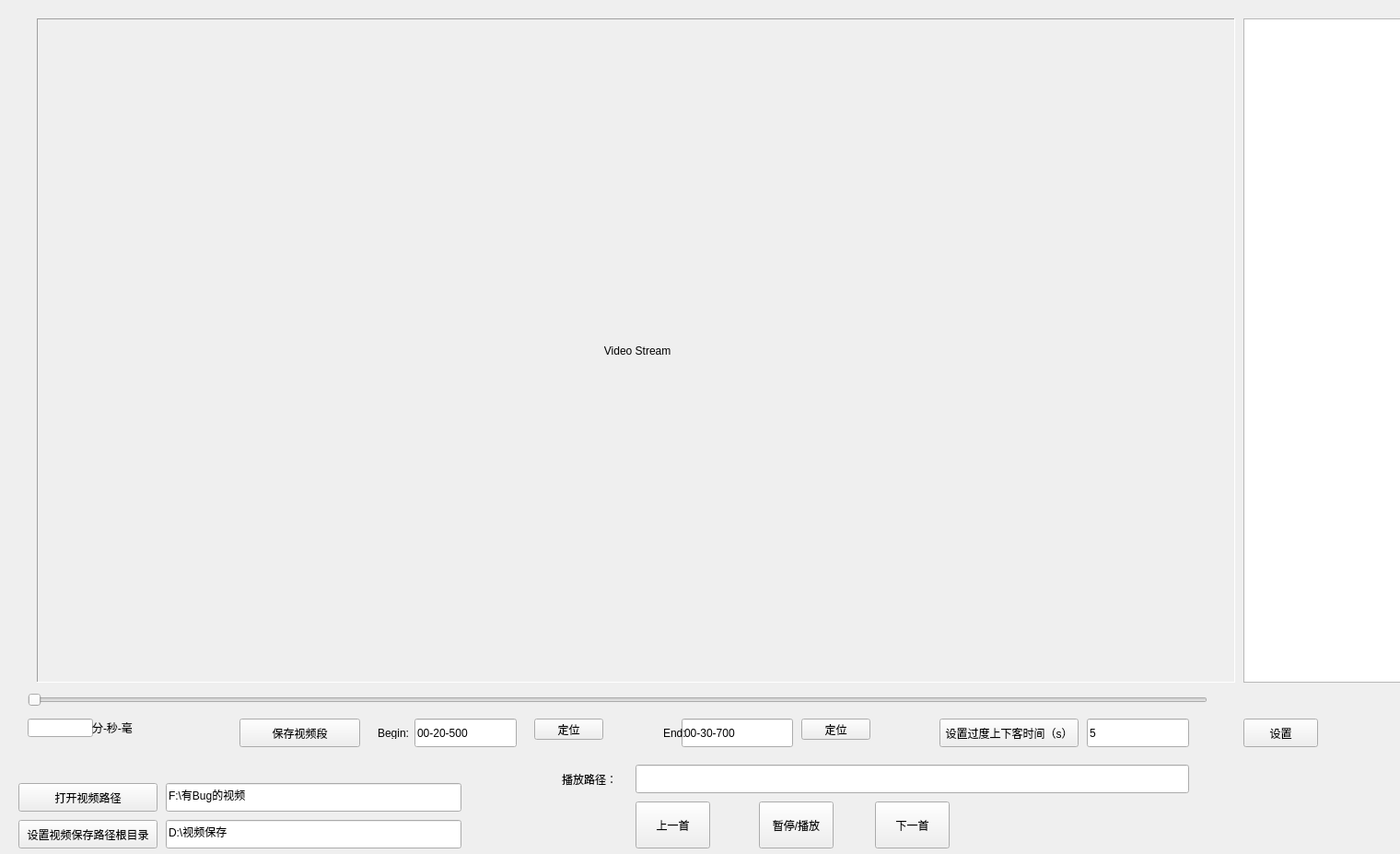
<?xml version="1.0" encoding="UTF-8"?>
<ui version="4.0">
 <class>Widget</class>
 <widget class="QWidget" name="Widget">
  <property name="geometry">
   <rect>
    <x>0</x>
    <y>0</y>
    <width>1520</width>
    <height>927</height>
   </rect>
  </property>
  <property name="windowTitle">
   <string>Widget</string>
  </property>
  <widget class="QLabel" name="labelVideo">
   <property name="geometry">
    <rect>
     <x>40</x>
     <y>20</y>
     <width>1301</width>
     <height>721</height>
    </rect>
   </property>
   <property name="minimumSize">
    <size>
     <width>300</width>
     <height>310</height>
    </size>
   </property>
   <property name="frameShape">
    <enum>QFrame::Panel</enum>
   </property>
   <property name="frameShadow">
    <enum>QFrame::Sunken</enum>
   </property>
   <property name="text">
    <string> Video Stream</string>
   </property>
   <property name="alignment">
    <set>Qt::AlignCenter</set>
   </property>
  </widget>
  <widget class="QPushButton" name="pushButtonOpen">
   <property name="geometry">
    <rect>
     <x>20</x>
     <y>850</y>
     <width>151</width>
     <height>31</height>
    </rect>
   </property>
   <property name="text">
    <string>打开视频路径</string>
   </property>
  </widget>
  <widget class="QPushButton" name="pushButtonSavePath">
   <property name="geometry">
    <rect>
     <x>20</x>
     <y>890</y>
     <width>151</width>
     <height>31</height>
    </rect>
   </property>
   <property name="text">
    <string>设置视频保存路径根目录</string>
   </property>
  </widget>
  <widget class="QListWidget" name="listWidget">
   <property name="geometry">
    <rect>
     <x>1350</x>
     <y>20</y>
     <width>341</width>
     <height>721</height>
    </rect>
   </property>
  </widget>
  <widget class="QLineEdit" name="lineEditOpen">
   <property name="geometry">
    <rect>
     <x>180</x>
     <y>850</y>
     <width>321</width>
     <height>31</height>
    </rect>
   </property>
   <property name="text">
    <string>F:\有Bug的视频</string>
   </property>
  </widget>
  <widget class="QLineEdit" name="lineEditSave">
   <property name="geometry">
    <rect>
     <x>180</x>
     <y>890</y>
     <width>321</width>
     <height>31</height>
    </rect>
   </property>
   <property name="text">
    <string>D:\视频保存</string>
   </property>
  </widget>
  <widget class="QSlider" name="horizontalSlider">
   <property name="geometry">
    <rect>
     <x>30</x>
     <y>750</y>
     <width>1281</width>
     <height>20</height>
    </rect>
   </property>
   <property name="orientation">
    <enum>Qt::Horizontal</enum>
   </property>
  </widget>
  <widget class="QPushButton" name="pushButtonSavePicture">
   <property name="geometry">
    <rect>
     <x>260</x>
     <y>780</y>
     <width>131</width>
     <height>31</height>
    </rect>
   </property>
   <property name="text">
    <string>保存视频段</string>
   </property>
  </widget>
  <widget class="QLineEdit" name="lineEditProcess">
   <property name="geometry">
    <rect>
     <x>30</x>
     <y>780</y>
     <width>71</width>
     <height>20</height>
    </rect>
   </property>
  </widget>
  <widget class="QLineEdit" name="lineEditBegin">
   <property name="geometry">
    <rect>
     <x>450</x>
     <y>780</y>
     <width>111</width>
     <height>31</height>
    </rect>
   </property>
   <property name="text">
    <string>00-20-500</string>
   </property>
  </widget>
  <widget class="QLineEdit" name="lineEditEnd">
   <property name="geometry">
    <rect>
     <x>740</x>
     <y>780</y>
     <width>121</width>
     <height>31</height>
    </rect>
   </property>
   <property name="text">
    <string>00-30-700</string>
   </property>
  </widget>
  <widget class="QLabel" name="label">
   <property name="geometry">
    <rect>
     <x>410</x>
     <y>790</y>
     <width>54</width>
     <height>12</height>
    </rect>
   </property>
   <property name="text">
    <string>Begin:</string>
   </property>
  </widget>
  <widget class="QLabel" name="label_2">
   <property name="geometry">
    <rect>
     <x>720</x>
     <y>790</y>
     <width>54</width>
     <height>12</height>
    </rect>
   </property>
   <property name="text">
    <string>End:</string>
   </property>
  </widget>
  <widget class="QLabel" name="label_3">
   <property name="geometry">
    <rect>
     <x>100</x>
     <y>780</y>
     <width>51</width>
     <height>20</height>
    </rect>
   </property>
   <property name="text">
    <string>分-秒-毫</string>
   </property>
  </widget>
  <widget class="QPushButton" name="pushButtonDingWeiStart">
   <property name="geometry">
    <rect>
     <x>580</x>
     <y>780</y>
     <width>75</width>
     <height>23</height>
    </rect>
   </property>
   <property name="text">
    <string>定位</string>
   </property>
  </widget>
  <widget class="QPushButton" name="pushButtonDingWeiEnd">
   <property name="geometry">
    <rect>
     <x>870</x>
     <y>780</y>
     <width>75</width>
     <height>23</height>
    </rect>
   </property>
   <property name="text">
    <string>定位</string>
   </property>
  </widget>
  <widget class="QWidget" name="layoutWidget">
   <property name="geometry">
    <rect>
     <x>260</x>
     <y>820</y>
     <width>271</width>
     <height>18</height>
    </rect>
   </property>
   <layout class="QHBoxLayout" name="horizontalLayout_2">
    <item>
     <widget class="QRadioButton" name="radioLR">
      <property name="text">
       <string>L and R</string>
      </property>
      <property name="checked">
       <bool>true</bool>
      </property>
     </widget>
    </item>
    <item>
     <widget class="QRadioButton" name="radioLeft">
      <property name="text">
       <string>L</string>
      </property>
     </widget>
    </item>
    <item>
     <widget class="QRadioButton" name="radioRight">
      <property name="text">
       <string>R</string>
      </property>
     </widget>
    </item>
   </layout>
  </widget>
  <widget class="QLineEdit" name="lineEditSetGDTime">
   <property name="geometry">
    <rect>
     <x>1180</x>
     <y>780</y>
     <width>111</width>
     <height>31</height>
    </rect>
   </property>
   <property name="text">
    <string>5</string>
   </property>
  </widget>
  <widget class="QPushButton" name="pushButtonSetGDTime">
   <property name="geometry">
    <rect>
     <x>1020</x>
     <y>780</y>
     <width>151</width>
     <height>31</height>
    </rect>
   </property>
   <property name="text">
    <string>设置过度上下客时间（s）</string>
   </property>
  </widget>
  <widget class="QPushButton" name="pushButtonPlay">
   <property name="geometry">
    <rect>
     <x>824</x>
     <y>870</y>
     <width>81</width>
     <height>51</height>
    </rect>
   </property>
   <property name="text">
    <string>暂停/播放</string>
   </property>
  </widget>
  <widget class="QPushButton" name="pushButtonLast">
   <property name="geometry">
    <rect>
     <x>690</x>
     <y>870</y>
     <width>81</width>
     <height>51</height>
    </rect>
   </property>
   <property name="text">
    <string>上一首</string>
   </property>
  </widget>
  <widget class="QPushButton" name="pushButtonNext">
   <property name="geometry">
    <rect>
     <x>950</x>
     <y>870</y>
     <width>81</width>
     <height>51</height>
    </rect>
   </property>
   <property name="text">
    <string>下一首</string>
   </property>
  </widget>
  <widget class="QLineEdit" name="lineEdit">
   <property name="geometry">
    <rect>
     <x>690</x>
     <y>830</y>
     <width>601</width>
     <height>31</height>
    </rect>
   </property>
  </widget>
  <widget class="QLabel" name="label_4">
   <property name="geometry">
    <rect>
     <x>610</x>
     <y>830</y>
     <width>71</width>
     <height>31</height>
    </rect>
   </property>
   <property name="text">
    <string>播放路径：</string>
   </property>
  </widget>
  <widget class="QPushButton" name="pushButtonSetting">
   <property name="geometry">
    <rect>
     <x>1350</x>
     <y>780</y>
     <width>81</width>
     <height>31</height>
    </rect>
   </property>
   <property name="text">
    <string>设置</string>
   </property>
  </widget>
 </widget>
 <layoutdefault spacing="6" margin="11"/>
 <resources/>
 <connections/>
</ui>
